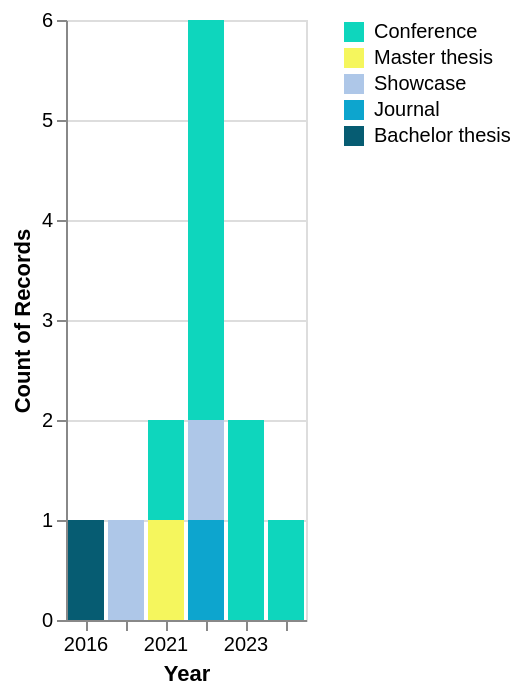

Write a Vega-Lite specification for this figure.
### Vega-Lite specification from a JSON file in a GitHub repository (floating-point values rounded to 4 significant figures)
{"$schema": "https://vega.github.io/schema/vega-lite/v5.json", "data": {"values": [{"Link": "https://www.py4ai.com/", "Publications": "Py4Ai", "Type": "Conference", "Year": "2024"}, {"Link": "https://bidigital.it", "Publications": "BiDigital - speaker with PythonBiellaGroup", "Type": "Conference", "Year": "2023"}, {"Link": "--", "Publications": "Pycon IT 2023", "Type": "Conference", "Year": "2023"}, {"Link": "https://youtu.be/ERfWbg6lYgo", "Publications": "Modern data engineering part 1", "Type": "Conference", "Year": "2022"}, {"Link": "https://youtu.be/dWkjj2HxHyI", "Publications": "Modern data engineering part 2", "Type": "Conference", "Year": "2022"}, {"Link": "--", "Publications": "Sentiment analysis on social media", "Type": "Journal", "Year": "2022"}, {"Link": "--", "Publications": "Data quality tool (Great Expectations) for @Hype", "Type": "Showcase", "Year": "2022"}, {"Link": "https://youtu.be/2MB0O9ETLd8", "Publications": "PythonBiellaGroup closing year conference", "Type": "Conference", "Year": "2022"}, {"Link": "https://bidigital.it", "Publications": "BiDigital - speaker", "Type": "Conference", "Year": "2022"}, {"Link": "--", "Publications": "Refactoring of an ETL pipeline concerning data produced by sensors mounted on logistic machines", "Type": "Master thesis", "Year": "2021"}, {"Link": "https://youtu.be/4RoCMuSYhD4", "Publications": "Web scraping on social media and sentiment analysis", "Type": "Conference", "Year": "2021"}, {"Link": "https://github.com/airaghidavide/employee-churn-classifier", "Publications": "ML employee churn prediction @Reti S.p.a", "Type": "Showcase", "Year": "2020"}, {"Link": "--", "Publications": "Identification of a KPI dashboard and developing of a tool to monitor them", "Type": "Bachelor thesis", "Year": "2016"}]}, "encoding": {"color": {"field": "Type", "scale": {"domain": ["Conference", "Master thesis", "Showcase", "Journal", "Bachelor thesis"], "range": ["#0ed6bd", "#f5f65d", "#aec7e8", "#0da5ce", "#065c72"]}, "title": "", "type": "nominal"}, "tooltip": {"field": "Publications", "type": "nominal"}, "x": {"field": "Year", "timeUnit": "year", "title": "Year", "type": "ordinal"}, "y": {"aggregate": "count", "type": "quantitative"}}, "mark": "bar"}
